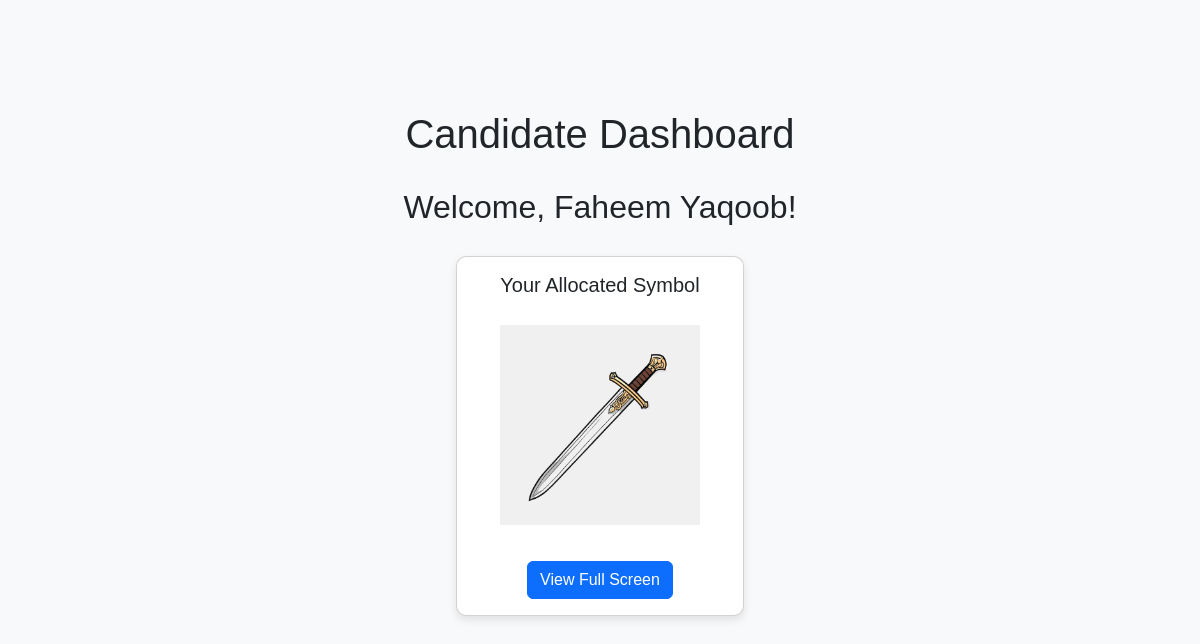
/candidate/view_symbol.php (signed in), run on the app's committed database.
### tables this page shows
CREATE TABLE `candidates` (
  `candidate_id` int(50) NOT NULL,
  `election_id` int(11) DEFAULT NULL,
  `candidate_name` text NOT NULL,
  `password` varchar(200) NOT NULL,
  `candidate_number` varchar(20) NOT NULL,
  `department` text NOT NULL,
  `candidate_role` enum('Lecturer','Professor','Assistant_Professor','Associate_Professor') NOT NULL,
  `address` text NOT NULL,
  `socialmedia_links` text NOT NULL,
  `profile_pic` varchar(500) NOT NULL,
  `manifesto` text NOT NULL,
  `status` enum('Approved','Rejected','Pending','') NOT NULL,
  `document_status` enum('pending','verified','rejected','') NOT NULL DEFAULT 'pending',
  `symbol` varchar(500) DEFAULT NULL,
  `created_at` datetime NOT NULL DEFAULT current_timestamp(),
  `updated_at` datetime NOT NULL DEFAULT current_timestamp(),
  `candidate_email` varchar(200) NOT NULL,
  `has_voted` tinyint(1) DEFAULT 0,
  `role` enum('candidate','voter','') NOT NULL
);

### candidate/view_symbol.php (the view, shortened to what this page needs)
<?php
include 'config.php';
$candidate_id = $_SESSION['candidate_id'];
$query = "SELECT candidate_name, symbol FROM candidates WHERE candidate_id = ?";
$stmt = $conn->prepare($query);
$stmt->bind_param("i", $candidate_id);
$stmt->execute();
$result = $stmt->get_result();
if ($result->num_rows > 0) {
    $candidate = $result->fetch_assoc();
    $candidate_name = $candidate['candidate_name'];
    $symbol = $candidate['symbol'];
} else {
    echo "<div class='alert alert-danger text-center mt-3'>No symbol found for this candidate.</div>";
}
?>
<!DOCTYPE html>
<html lang="en">
<head>
    <link href="https://cdn.jsdelivr.net/npm/bootstrap@5.3.3/dist/css/bootstrap.min.css" rel="stylesheet">
</head>
<body>
<div class="container">
    <h1>Candidate Dashboard</h1>
    <h2>Welcome, <?php echo htmlspecialchars($candidate_name); ?>!</h2>
    <div class="card mx-auto" style="width: 18rem;">
        <div class="card-body text-center">
            <h5 class="card-title">Your Allocated Symbol</h5>
            <?php if (!empty($symbol)): ?>
                <img src="<?php echo htmlspecialchars($symbol); ?>" alt="Symbol" class="img-fluid" id="symbolImage">
                <button class="btn btn-primary mt-3" data-bs-toggle="modal" data-bs-target="#fullScreenModal">View Full Screen</button>
            <?php else: ?>
                <p class="text-muted">No symbol has been allocated to you yet.</p>
            <?php endif; ?>
        </div>
    </div>
</div>
</body>
</html>

### candidate/view_symbol.php (style rules this page uses)
body { background-color: #f8f9fa; font-family: 'Poppins', sans-serif; padding-top: 60px; }
.container { margin-top: 50px; }
.card { border-radius: 10px; box-shadow: 0 4px 8px rgba(0,0,0,0.1); }
.card img { max-width: 200px; max-height: 200px; margin: 20px auto; }
h1, h2 { text-align: center; margin-bottom: 30px; }

### data on the page
candidates: candidate_name "Faheem Yaqoob", symbol (picture)
